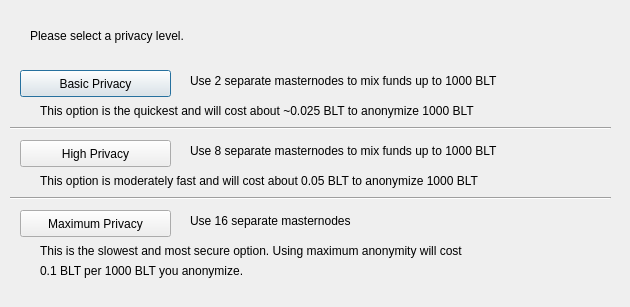
<?xml version="1.0" encoding="UTF-8"?>
<ui version="4.0">
 <class>DarksendConfig</class>
 <widget class="QDialog" name="DarksendConfig">
  <property name="geometry">
   <rect>
    <x>0</x>
    <y>0</y>
    <width>630</width>
    <height>307</height>
   </rect>
  </property>
  <property name="windowTitle">
   <string>Configure Darksend</string>
  </property>
  <widget class="QPushButton" name="buttonBasic">
   <property name="geometry">
    <rect>
     <x>20</x>
     <y>70</y>
     <width>151</width>
     <height>27</height>
    </rect>
   </property>
   <property name="text">
    <string>Basic Privacy</string>
   </property>
  </widget>
  <widget class="QPushButton" name="buttonHigh">
   <property name="geometry">
    <rect>
     <x>20</x>
     <y>140</y>
     <width>151</width>
     <height>27</height>
    </rect>
   </property>
   <property name="text">
    <string>High Privacy</string>
   </property>
  </widget>
  <widget class="QPushButton" name="buttonMax">
   <property name="geometry">
    <rect>
     <x>20</x>
     <y>210</y>
     <width>151</width>
     <height>27</height>
    </rect>
   </property>
   <property name="text">
    <string>Maximum Privacy</string>
   </property>
  </widget>
  <widget class="QLabel" name="label">
   <property name="geometry">
    <rect>
     <x>30</x>
     <y>20</y>
     <width>571</width>
     <height>31</height>
    </rect>
   </property>
   <property name="text">
    <string>Please select a privacy level.</string>
   </property>
  </widget>
  <widget class="QLabel" name="label_2">
   <property name="geometry">
    <rect>
     <x>190</x>
     <y>70</y>
     <width>421</width>
     <height>21</height>
    </rect>
   </property>
   <property name="text">
    <string>Use 2 separate masternodes to mix funds up to 1000 BLT</string>
   </property>
  </widget>
  <widget class="QLabel" name="label_3">
   <property name="geometry">
    <rect>
     <x>190</x>
     <y>140</y>
     <width>411</width>
     <height>21</height>
    </rect>
   </property>
   <property name="text">
    <string>Use 8 separate masternodes to mix funds up to 1000 BLT</string>
   </property>
  </widget>
  <widget class="QLabel" name="label_4">
   <property name="geometry">
    <rect>
     <x>190</x>
     <y>210</y>
     <width>421</width>
     <height>21</height>
    </rect>
   </property>
   <property name="text">
    <string>Use 16 separate masternodes</string>
   </property>
  </widget>
  <widget class="QLabel" name="label_6">
   <property name="geometry">
    <rect>
     <x>40</x>
     <y>100</y>
     <width>561</width>
     <height>21</height>
    </rect>
   </property>
   <property name="text">
    <string>This option is the quickest and will cost about ~0.025 BLT to anonymize 1000 BLT</string>
   </property>
  </widget>
  <widget class="QLabel" name="label_7">
   <property name="geometry">
    <rect>
     <x>40</x>
     <y>170</y>
     <width>561</width>
     <height>21</height>
    </rect>
   </property>
   <property name="text">
    <string>This option is moderately fast and will cost about 0.05 BLT to anonymize 1000 BLT</string>
   </property>
  </widget>
  <widget class="QLabel" name="label_8">
   <property name="geometry">
    <rect>
     <x>40</x>
     <y>240</y>
     <width>561</width>
     <height>21</height>
    </rect>
   </property>
   <property name="text">
    <string>This is the slowest and most secure option. Using maximum anonymity will cost</string>
   </property>
  </widget>
  <widget class="QLabel" name="label_9">
   <property name="geometry">
    <rect>
     <x>40</x>
     <y>260</y>
     <width>561</width>
     <height>21</height>
    </rect>
   </property>
   <property name="text">
    <string>0.1 BLT per 1000 BLT you anonymize.</string>
   </property>
  </widget>
  <widget class="Line" name="line">
   <property name="geometry">
    <rect>
     <x>10</x>
     <y>120</y>
     <width>601</width>
     <height>16</height>
    </rect>
   </property>
   <property name="orientation">
    <enum>Qt::Horizontal</enum>
   </property>
  </widget>
  <widget class="Line" name="line_2">
   <property name="geometry">
    <rect>
     <x>10</x>
     <y>190</y>
     <width>601</width>
     <height>16</height>
    </rect>
   </property>
   <property name="orientation">
    <enum>Qt::Horizontal</enum>
   </property>
  </widget>
 </widget>
 <resources/>
 <connections/>
</ui>
